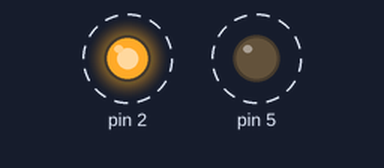
The sketch below on a simulated Arduino Uno, built with avr-gcc and run on an emulated ATmega328P. Parts: output pins drawn as LEDs (lit = HIGH). Dashed ring = blinking. What the sketch prints to the serial monitor is not drawn.

Above: at 0.2 s.
Timing chart, 0 to 4.6 s (numbered marks = the images above):
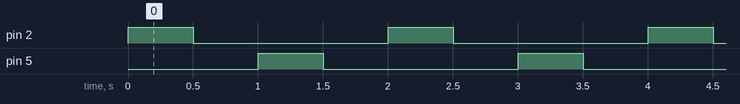

Measured:
- by itself, pin 2, pin 5: alternates HIGH for 0.50 s and LOW for 1.5 s
- by itself, everything shown: repeats every 2.0 s, in 4 steps

The sketch:

Two_Builtout_LED_Twinkle_HW.ino
```cpp
void setup() {
    pinMode(2, OUTPUT);
    pinMode(5, OUTPUT);
    Serial.begin(9600);
}

void loop() {
    digitalWrite(2, HIGH);
    Serial.println("LED1 light on!");
    delay(500);

    digitalWrite(2, LOW);
    Serial.println("LED1 light off!");
    delay(500);

    digitalWrite(5, HIGH);
    Serial.println("LED2 light on!");
    delay(500);

    digitalWrite(5, LOW);
    Serial.println("LED2 light off!");
    delay(500);
}
```
